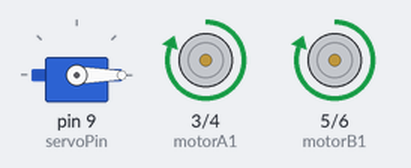
The sketch below on a simulated Arduino Uno, built with avr-gcc and run on an emulated ATmega328P. Parts: servo, motor-driver pin pairs drawn as motors (green arrow = first pin HIGH = forward, orange = second pin HIGH = backward, longer = more drive).

Above: at 1.05 s.
At 3.05 s:
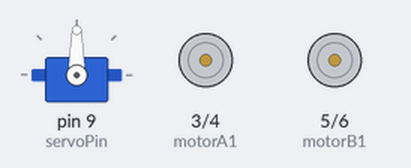
At 5.0 s:
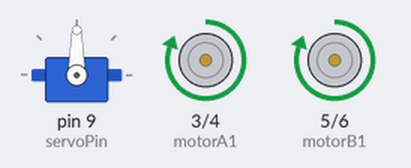
At 9.0 s:
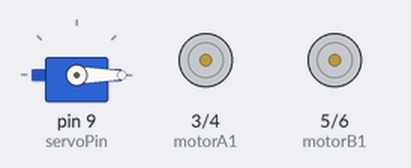
Timing chart, 0 to 11.4 s (numbered marks = the images above):
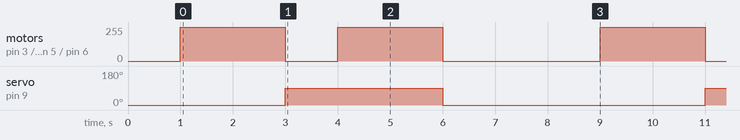

Measured:
- by itself, servo on pin 9 (servoPin): alternates 90° for 3.0 s and 0° for 5.0 s
- by itself, motor on pin 3 (motorA1) / pin 4 (motorA2), motor on pin 5 (motorB1) / pin 6 (motorB2): repeats every 8.0 s: stopped 1.0 s, forward 255/255 2.0 s, stopped 3.0 s, forward 255/255 2.0 s

The sketch:

Arduino.ino
```cpp
#include <Servo.h>

// Motor pins
const int motorA1 = 3; // Motor A forward
const int motorA2 = 4; // Motor A backward
const int motorB1 = 5; // Motor B forward
const int motorB2 = 6; // Motor B backward

// Servo pin
const int servoPin = 9;

// Create Servo object
Servo gripper;

// Function to move forward
void moveForward(int duration) {
  digitalWrite(motorA1, HIGH);
  digitalWrite(motorA2, LOW);
  digitalWrite(motorB1, HIGH);
  digitalWrite(motorB2, LOW);
  delay(duration);
  stopMotors();
}

// Function to stop motors
void stopMotors() {
  digitalWrite(motorA1, LOW);
  digitalWrite(motorA2, LOW);
  digitalWrite(motorB1, LOW);
  digitalWrite(motorB2, LOW);
}

// Function to open gripper
void openGripper() {
  gripper.write(0); // Adjust angle as needed for opening
  delay(1000); // Wait for the gripper to open
}

// Function to close gripper
void closeGripper() {
  gripper.write(90); // Adjust angle as needed for closing
  delay(1000); // Wait for the gripper to close
}

void setup() {
  // Set motor pins as output
  pinMode(motorA1, OUTPUT);
  pinMode(motorA2, OUTPUT);
  pinMode(motorB1, OUTPUT);
  pinMode(motorB2, OUTPUT);

  // Attach the servo to the pin
  gripper.attach(servoPin);

  // Initialize gripper
  openGripper();
}

void loop() {
  // Move to the pick position
  moveForward(2000); // Move forward for 2 seconds

  // Pick the object
  closeGripper(); // Close the gripper to pick the object

  // Move to the place position
  moveForward(2000); // Move forward for 2 seconds

  // Place the object
  openGripper(); // Open the gripper to release the object

  // Stop for a while before repeating
  delay(2000);
}
```
